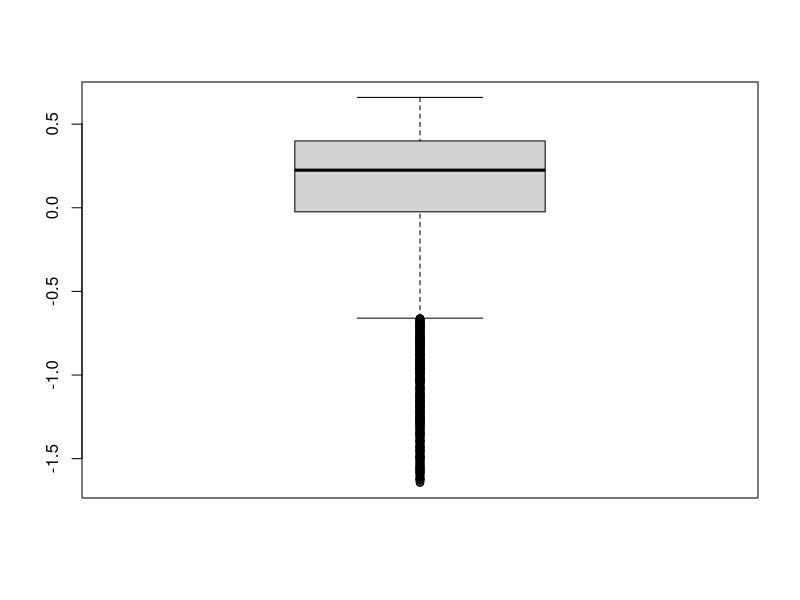
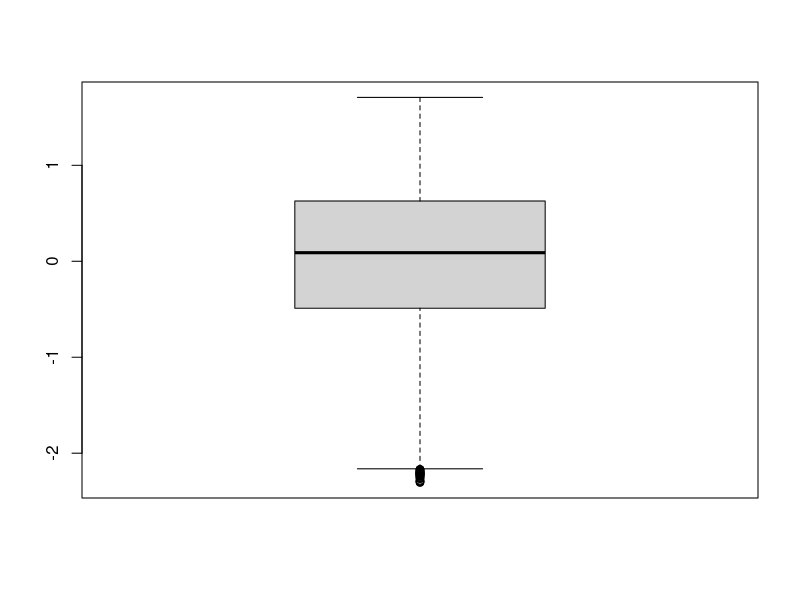
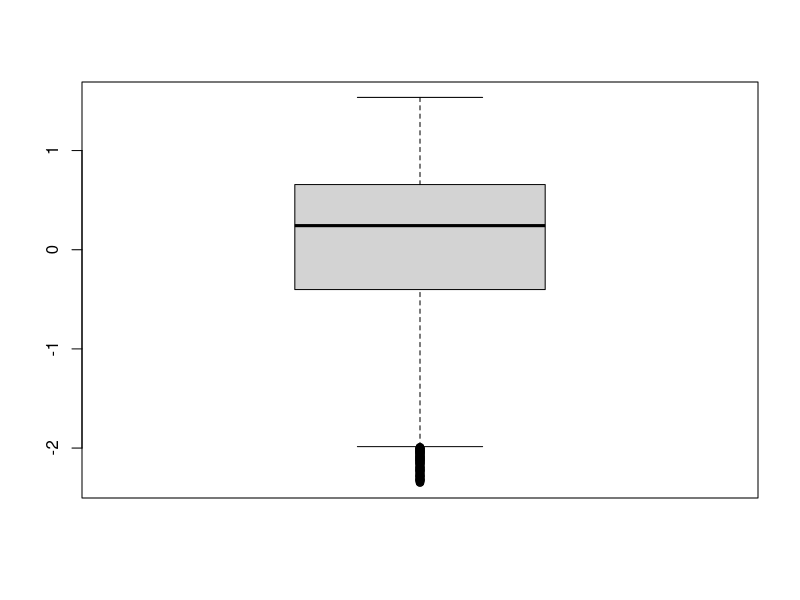
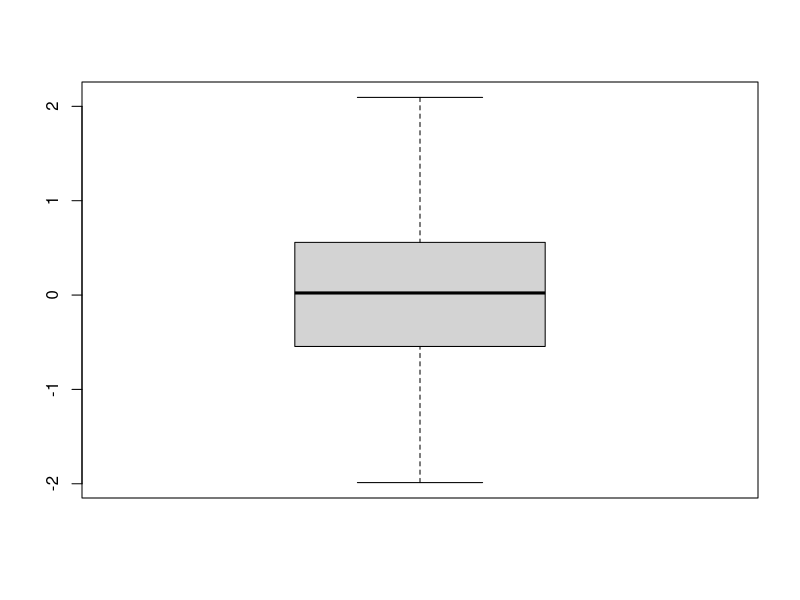
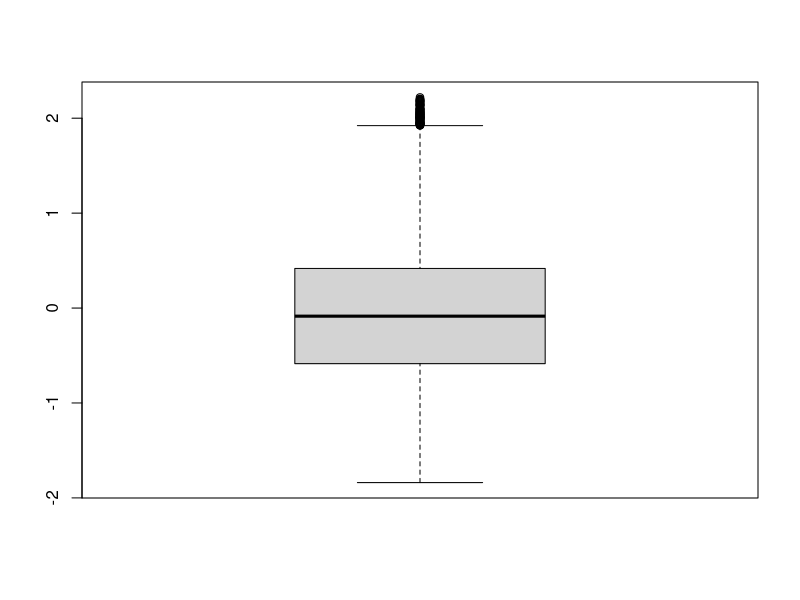
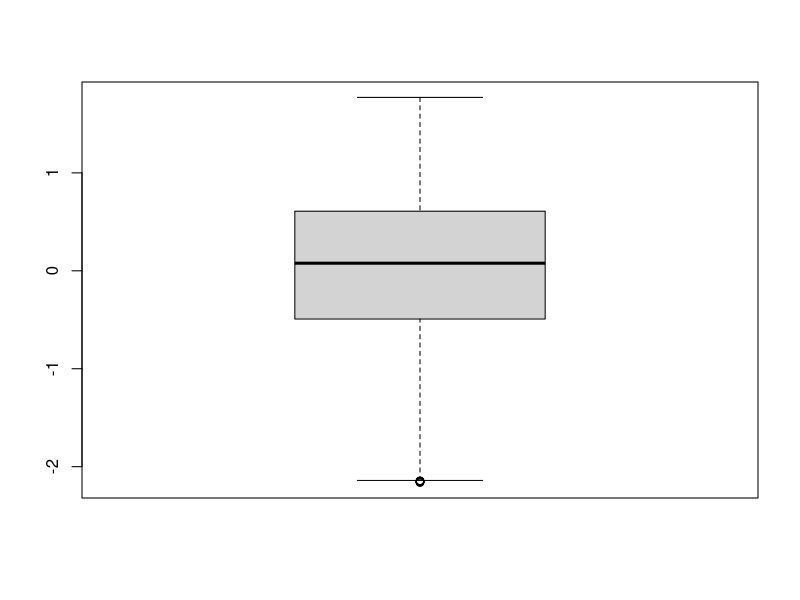
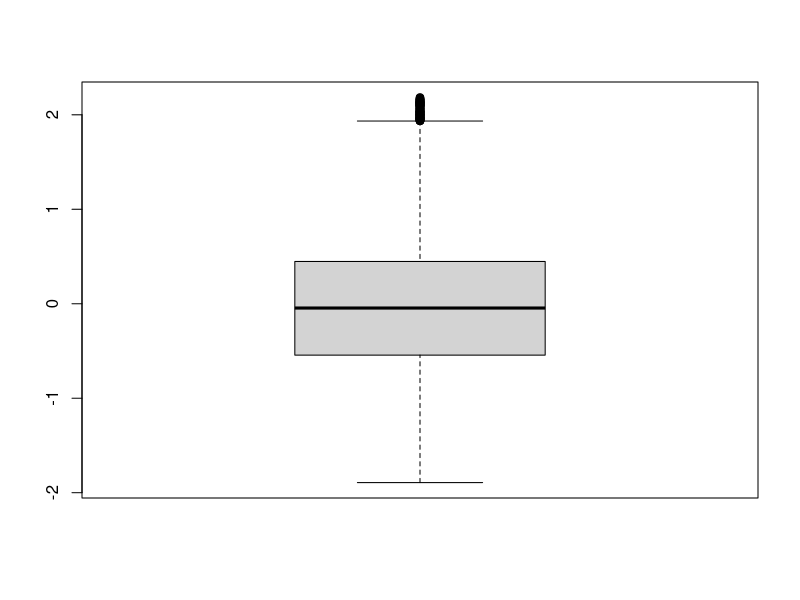
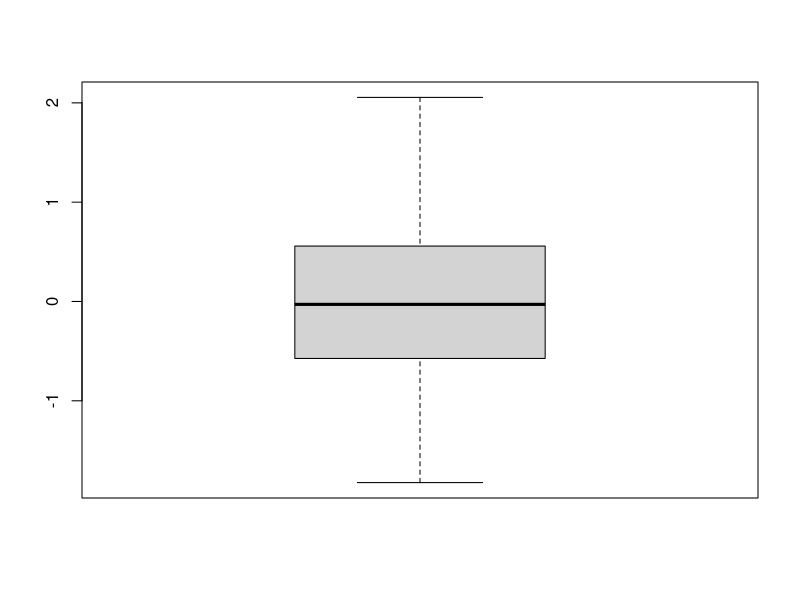

The R source for these figures, in order:
library(ggplot2)
library(randomForest)
library(ROCR)

# 1 read input data & modify column
train<-read.csv('hw7_train.csv', header = TRUE)
test<-read.csv('hw7_test.csv', header = TRUE)
length(train[,2])
length(test[,2])
label<-c()
for(i in 1:length(test[,2])){
  label<-c(label, 0)
}
test<-cbind(test, label)
test<-test[c(1,22,2,3,4,5,6,7,8,9,10,11,12,13,14,15,16,17,18,19,20,21)]
data<-data.frame()
data<-rbind(data,train)
data<-rbind(data,test)
data<-data[2:22] # cut column X (just no meaning serial number)
str(data)

# 2 missing & odd value imputation
summary(data)
sum(is.na(data)) # no missings

# 2.1 feature1
#boxplot(data$feature1) # outliers BAD
#sum(data$feature1< -1)
lower_bound<-quantile(data$feature1, 0.025)
upper_bound<-quantile(data$feature1, 0.975)
#sum(data$feature1 < lower_bound)
data$feature1[data$feature1<lower_bound]<-median(data$feature1)
data$feature1[data$feature1>upper_bound]<-median(data$feature1)
boxplot(data$feature1)
# 2.2 
lower_bound<-quantile(data$feature2, 0.025)
upper_bound<-quantile(data$feature2, 0.975)
data$feature2[data$feature2<lower_bound]<-median(data$feature2)
data$feature2[data$feature2>upper_bound]<-median(data$feature2)
boxplot(data$feature2)
# 2.3
lower_bound<-quantile(data$feature3, 0.025)
upper_bound<-quantile(data$feature3, 0.975)
data$feature3[data$feature3<lower_bound]<-median(data$feature3)
data$feature3[data$feature3>upper_bound]<-median(data$feature3)
boxplot(data$feature3)
# 2.4
lower_bound<-quantile(data$feature4, 0.025)
upper_bound<-quantile(data$feature4, 0.975)
data$feature4[data$feature4<lower_bound]<-median(data$feature4)
data$feature4[data$feature4>upper_bound]<-median(data$feature4)
boxplot(data$feature4)
# 2.5
lower_bound<-quantile(data$feature5, 0.025)
upper_bound<-quantile(data$feature5, 0.975)
data$feature5[data$feature5<lower_bound]<-median(data$feature5)
data$feature5[data$feature5>upper_bound]<-median(data$feature5)
boxplot(data$feature5)
# 2.6
lower_bound<-quantile(data$feature6, 0.025)
upper_bound<-quantile(data$feature6, 0.975)
data$feature6[data$feature6<lower_bound]<-median(data$feature6)
data$feature6[data$feature6>upper_bound]<-median(data$feature6)
boxplot(data$feature6)
# 2.7
lower_bound<-quantile(data$feature7, 0.025)
upper_bound<-quantile(data$feature7, 0.975)
data$feature7[data$feature7<lower_bound]<-median(data$feature7)
data$feature7[data$feature7>upper_bound]<-median(data$feature7)
boxplot(data$feature7)
# 2.8
lower_bound<-quantile(data$feature8, 0.025)
upper_bound<-quantile(data$feature8, 0.975)
data$feature8[data$feature8<lower_bound]<-median(data$feature8)
data$feature8[data$feature8>upper_bound]<-median(data$feature8)
boxplot(data$feature8)
# 2.9
lower_bound<-quantile(data$feature9, 0.025)
upper_bound<-quantile(data$feature9, 0.975)
data$feature9[data$feature9<lower_bound]<-median(data$feature9)
data$feature9[data$feature9>upper_bound]<-median(data$feature9)
boxplot(data$feature9)
# 2.10
lower_bound<-quantile(data$feature10, 0.025)
upper_bound<-quantile(data$feature10, 0.975)
data$feature10[data$feature10<lower_bound]<-median(data$feature10)
data$feature10[data$feature10>upper_bound]<-median(data$feature10)
boxplot(data$feature10)
# 2.11
lower_bound<-quantile(data$feature11, 0.025)
upper_bound<-quantile(data$feature11, 0.975)
data$feature11[data$feature11<lower_bound]<-median(data$feature11)
data$feature11[data$feature11>upper_bound]<-median(data$feature11)
boxplot(data$feature11)
# 2.12
lower_bound<-quantile(data$feature12, 0.025)
upper_bound<-quantile(data$feature12, 0.975)
data$feature12[data$feature12<lower_bound]<-median(data$feature12)
data$feature12[data$feature12>upper_bound]<-median(data$feature12)
boxplot(data$feature12)
# 2.13
lower_bound<-quantile(data$feature13, 0.025)
upper_bound<-quantile(data$feature13, 0.975)
data$feature13[data$feature13<lower_bound]<-median(data$feature13)
data$feature13[data$feature13>upper_bound]<-median(data$feature13)
boxplot(data$feature13)
# 2.14
lower_bound<-quantile(data$feature14, 0.025)
upper_bound<-quantile(data$feature14, 0.975)
data$feature14[data$feature14<lower_bound]<-median(data$feature14)
data$feature14[data$feature14>upper_bound]<-median(data$feature14)
boxplot(data$feature14)
# 2.15
lower_bound<-quantile(data$feature15, 0.025)
upper_bound<-quantile(data$feature15, 0.975)
data$feature15[data$feature15<lower_bound]<-median(data$feature15)
data$feature15[data$feature15>upper_bound]<-median(data$feature15)
boxplot(data$feature15)
# 2.16
lower_bound<-quantile(data$feature16, 0.025)
upper_bound<-quantile(data$feature16, 0.975)
data$feature16[data$feature16<lower_bound]<-median(data$feature16)
data$feature16[data$feature16>upper_bound]<-median(data$feature16)
boxplot(data$feature16)
# 2.17
lower_bound<-quantile(data$feature17, 0.025)
upper_bound<-quantile(data$feature17, 0.975)
data$feature17[data$feature17<lower_bound]<-median(data$feature17)
data$feature17[data$feature17>upper_bound]<-median(data$feature17)
boxplot(data$feature17)
# 2.18
lower_bound<-quantile(data$feature18, 0.025)
upper_bound<-quantile(data$feature18, 0.975)
data$feature18[data$feature18<lower_bound]<-median(data$feature18)
data$feature18[data$feature18>upper_bound]<-median(data$feature18)
boxplot(data$feature18)
# 2.19
lower_bound<-quantile(data$feature19, 0.025)
upper_bound<-quantile(data$feature19, 0.975)
data$feature19[data$feature19<lower_bound]<-median(data$feature19)
data$feature19[data$feature19>upper_bound]<-median(data$feature19)
boxplot(data$feature19)
# 2.20
lower_bound<-quantile(data$feature20, 0.025)
upper_bound<-quantile(data$feature20, 0.975)
data$feature20[data$feature20<lower_bound]<-median(data$feature20)
data$feature20[data$feature20>upper_bound]<-median(data$feature20)
boxplot(data$feature20)

# 3 data balencing
index<-c(1:length(train[,2]))
train1<-data[index,]
test1<-data[-index,]
prop.table(table(train1$label)) # no serious data imbalance -1:1=65:35
train1$label<-as.factor(train1$label)

# 4 build model
set.seed(2021)
index<-sample(1:length(train1[,2]),length(train1[,2])*0.2)
train1_test<-train1[index,]
train1_train<-train1[-index,]
model<-randomForest(
  label~.,
  data=train1_train
)
result<-predict(model,newdata = train1_test[,-1],'prob')
head(result)
head(result[,1]) # % of -1
output<-result[,2]
pr<-prediction(output, train1_test$label)
perf<-performance(pr,"tpr","fpr")
plot(perf,colorize=TRUE)

for(i in c(0.45,0.46,0.47,0.48,0.49,0.5,0.51,0.52,0.53,0.54,0.55)){ 
  print(i)
  cM<-table(truth=train1_test$label, prediction=result[,2]>i)
  print(cM[1,1]+cM[2,2])
} # threshold=0.47 best
cM<-table(truth=train1_test$label, prediction=result[,2]>0.47)
print(cM[1,1]+cM[2,2])
print((cM[1,1]+cM[2,2])/(cM[1,1]+cM[1,2]+cM[2,1]+cM[2,2]))

result<-predict(model,newdata = test1[,-1],'prob')
head(result)
id<-c(0:(length(test1[,2])-1))
head(id)
re<-c()
for(i in 1:length(test1[,2])){
  if(result[i,2]>0.47){
    re<-c(re,1)
  }else{
    re<-c(re,-1)
  }
}
head(re)
out_pred<-data.frame(id=id,label=re)
write.csv(out_pred, file='result.csv', row.names = F)
